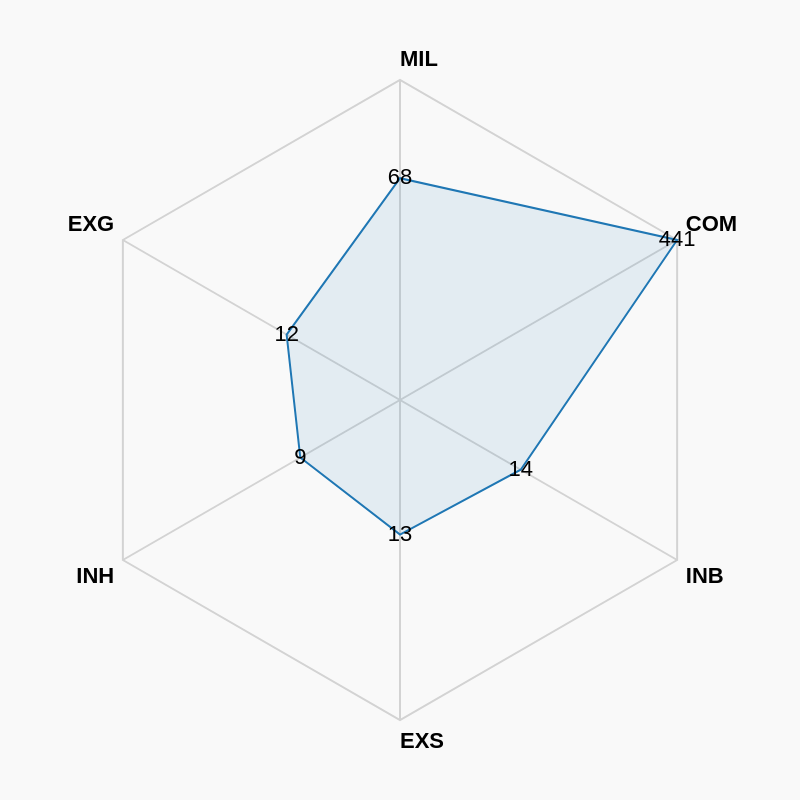

Source (Vega-Lite JSON):
### Vega specification from a JSON file in a GitHub repository (floating-point values rounded to 4 significant figures)
{"$schema": "https://vega.github.io/schema/vega/v5.json", "description": "A radar chart example, showing multiple dimensions in a radial layout.", "width": 400, "height": 400, "background": "#f9f9f9", "padding": 40, "autosize": {"type": "none", "contains": "padding"}, "signals": [{"name": "radius", "update": "width / 2"}], "data": [{"name": "table", "values": [{"key": "EXG", "value": 12, "description": "Attacked using ground-based weapons", "category": 0, "log_value": 1.08}, {"key": "MIL", "value": 68, "description": "Military (accident/incident)", "category": 0, "log_value": 1.83}, {"key": "COM", "value": 441, "description": "Commercial (accident/incident)", "category": 0, "log_value": 2.64}, {"key": "INB", "value": 14, "description": "Bombing", "category": 0, "log_value": 1.15}, {"key": "EXS", "value": 13, "description": "Attacked by other aircraft", "category": 0, "log_value": 1.11}, {"key": "INH", "value": 9, "description": "Hijacking", "category": 0, "log_value": 0.95}]}, {"name": "keys", "source": "table", "transform": [{"type": "aggregate", "groupby": ["key"]}]}], "scales": [{"name": "angular", "type": "point", "range": {"signal": "[-PI, PI]"}, "padding": 0.5, "domain": {"data": "table", "field": "key"}}, {"name": "radial", "type": "linear", "range": {"signal": "[0, radius]"}, "zero": true, "nice": false, "domain": {"data": "table", "field": "log_value"}, "domainMin": 0}, {"name": "color", "type": "ordinal", "domain": {"data": "table", "field": "category"}, "range": {"scheme": "category10"}}], "encode": {"enter": {"x": {"signal": "radius"}, "y": {"signal": "radius"}}}, "marks": [{"type": "group", "name": "categories", "zindex": 1, "from": {"facet": {"data": "table", "name": "facet", "groupby": ["category"]}}, "marks": [{"type": "line", "name": "category-line", "from": {"data": "facet"}, "encode": {"enter": {"interpolate": {"value": "linear-closed"}, "x": {"signal": "scale('radial', datum.log_value) * cos(scale('angular', datum.key))"}, "y": {"signal": "scale('radial', datum.log_value) * sin(scale('angular', datum.key))"}, "stroke": {"scale": "color", "field": "category"}, "strokeWidth": {"value": 1}, "fill": {"scale": "color", "field": "category"}, "fillOpacity": {"value": 0.1}}}}, {"type": "text", "name": "value-text", "from": {"data": "category-line"}, "encode": {"enter": {"x": {"signal": "datum.x"}, "y": {"signal": "datum.y"}, "text": {"signal": "datum.datum.value"}, "align": {"value": "center"}, "baseline": {"value": "middle"}, "fill": {"value": "black"}}}}]}, {"type": "rule", "name": "radial-grid", "from": {"data": "keys"}, "zindex": 0, "encode": {"enter": {"x": {"value": 0}, "y": {"value": 0}, "x2": {"signal": "radius * cos(scale('angular', datum.key))"}, "y2": {"signal": "radius * sin(scale('angular', datum.key))"}, "stroke": {"value": "lightgray"}, "strokeWidth": {"value": 1}}}}, {"type": "text", "name": "key-label", "from": {"data": "keys"}, "zindex": 1, "encode": {"enter": {"x": {"signal": "(radius + 5) * cos(scale('angular', datum.key))"}, "y": {"signal": "(radius + 5) * sin(scale('angular', datum.key))"}, "text": {"field": "key"}, "align": [{"test": "abs(scale('angular', datum.key)) > PI / 2", "value": "right"}, {"value": "left"}], "baseline": [{"test": "scale('angular', datum.key) > 0", "value": "top"}, {"test": "scale('angular', datum.key) == 0", "value": "middle"}, {"value": "bottom"}], "fill": {"value": "black"}, "fontWeight": {"value": "bold"}}}}, {"type": "line", "name": "outer-line", "from": {"data": "radial-grid"}, "encode": {"enter": {"interpolate": {"value": "linear-closed"}, "x": {"field": "x2"}, "y": {"field": "y2"}, "stroke": {"value": "lightgray"}, "strokeWidth": {"value": 1}}}}], "config": {}}
